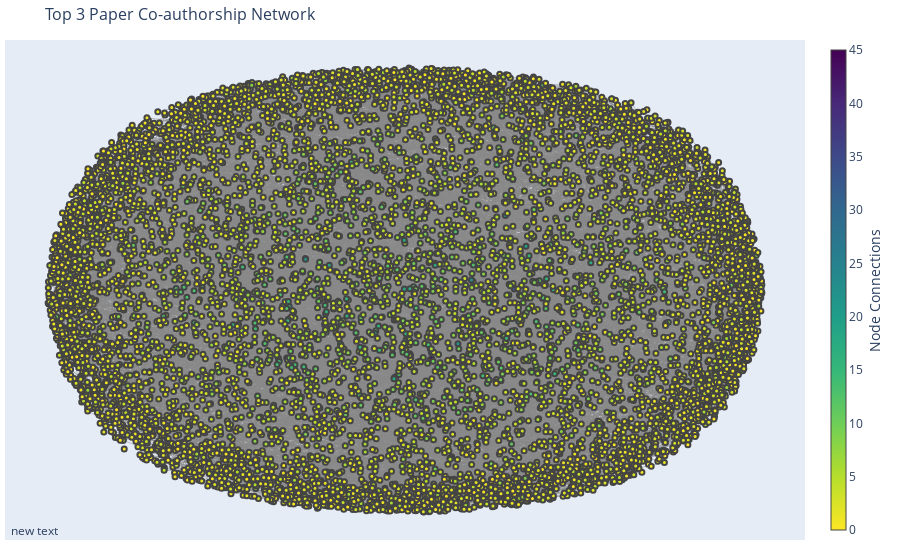

This figure's notebook cell:
### Markdown cell above
### Network Graph

### Code cell
# Initialize a directed graph
G = nx.DiGraph()

# Add nodes for each paper
for index, row in df.iterrows():
    paper_id = row["id"]
    references = row["references"]
    if references:
        references = eval(references)  # Convert string representation of list to actual list
        for ref_id in references:
            G.add_node(ref_id, title=row["title"])

# Add edges connecting papers to their references
for index, row in df.iterrows():
    paper_id = row["id"]
    references = row["references"]
    #if references:
    references = eval(references)  # Convert string representation of list to actual list
    for ref_id in references:
        G.add_edge(ref_id, paper_id)

visualize_network_with_plotly(G, node_size=3,title="Citation Network")

### Figure 1 — Plotly figure (JSON) as saved in the notebook; plotly's stock layout.template omitted (floating-point values rounded to 4 significant figures; data arrays with more than 128 entries replaced by an {"elided": "..."} marker saying what was removed)
{"data": [{"hoverinfo": "none", "line": {"color": "#888", "width": 0.5}, "mode": "lines", "type": "scatter", "x": {"elided": "38202 float values"}, "y": {"elided": "38202 float values"}}, {"hoverinfo": "text", "marker": {"color": {"elided": "8926 int values"}, "colorbar": {"thickness": 15, "title": {"side": "right", "text": "Node Connections"}, "xanchor": "left"}, "colorscale": [[0, "#440154"], [0.1111, "#482878"], [0.2222, "#3e4989"], [0.3333, "#31688e"], [0.4444, "#26828e"], [0.5556, "#1f9e89"], [0.6667, "#35b779"], [0.7778, "#6ece58"], [0.8889, "#b5de2b"], [1, "#fde725"]], "line": {"width": 2}, "reversescale": true, "showscale": true, "size": 5}, "mode": "markers", "text": {"elided": "8926 str values"}, "type": "scatter", "x": {"elided": "8926 float values"}, "y": {"elided": "8926 float values"}}], "layout": {"annotations": [{"showarrow": false, "x": 0.005, "xref": "paper", "y": -0.002, "yref": "paper"}], "hovermode": "closest", "margin": {"b": 20, "l": 5, "r": 5, "t": 40}, "showlegend": false, "title": {"font": {"size": 16}, "text": "Top 3 Paper Co-authorship Network"}, "xaxis": {"showgrid": false, "showticklabels": false, "zeroline": false}, "yaxis": {"showgrid": false, "showticklabels": false, "zeroline": false}}}
